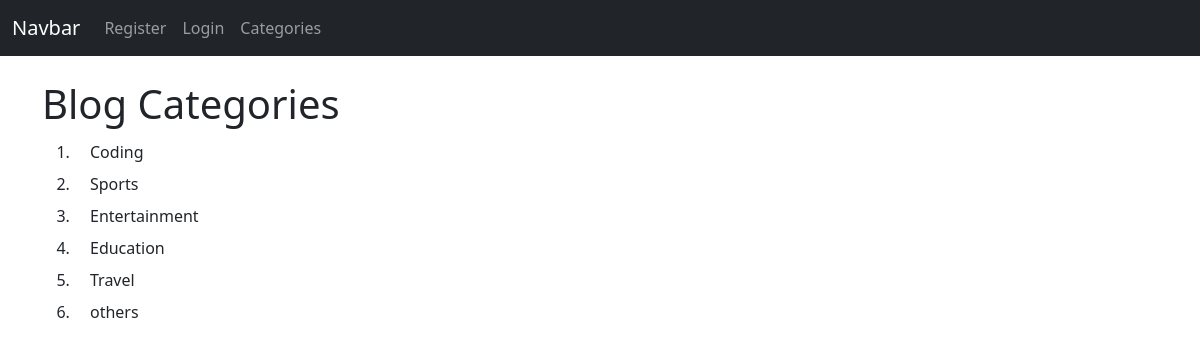
The page /category-list/ on the database its author committed.
### blog/models.py (models this page shows, shortened)
class Category(models.Model):
    name = models.CharField(max_length=255)
    def __str__(self):
        return self.name

### blog/views.py (the view)
# urls.py: path('category-list/', CategoryListView, name='category_list_page'),
def CategoryListView(request):
    category_menu_list = Category.objects.all()
    return render(request, 'categories_list.html', {'category_menu_list': category_menu_list})

### blog/templates/categories_list.html (shortened to what this page needs)
{% extends 'Navbars/blog_nav.html' %}
{% block items %}
<h1>Blog Categories</h1>
<ol>
    {% for item in category_menu_list %}
        <li><a class="dropdown-item" href="{% url 'category_page' item %}">{{item}}</a></li>
    {% endfor %}
</ol>
{%endblock%}

### rows shown on the page
Category: name "Coding"
Category: name "Sports"
Category: name "Entertainment"
Category: name "Education"
Category: name "Travel"
Category: name "others"
